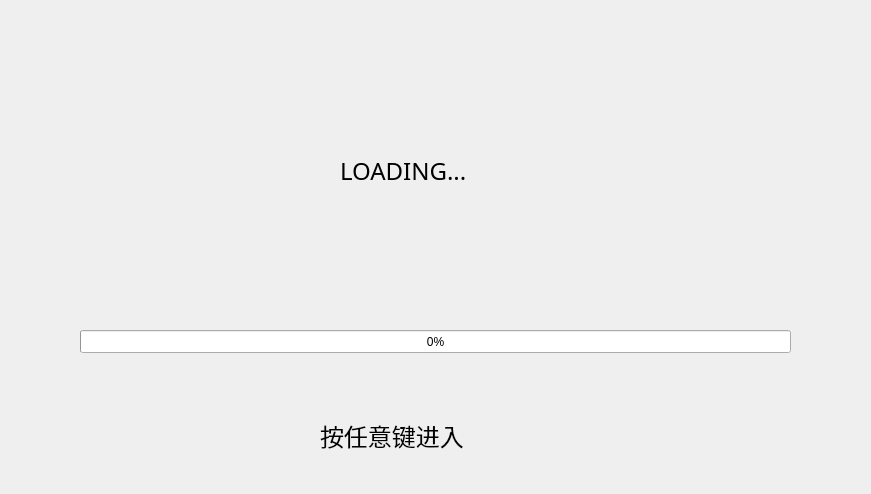
<?xml version="1.0" encoding="UTF-8"?>
<ui version="4.0">
 <class>Loading</class>
 <widget class="QWidget" name="Loading">
  <property name="geometry">
   <rect>
    <x>0</x>
    <y>0</y>
    <width>871</width>
    <height>494</height>
   </rect>
  </property>
  <property name="windowTitle">
   <string>Loading</string>
  </property>
  <widget class="QLabel" name="label">
   <property name="geometry">
    <rect>
     <x>340</x>
     <y>150</y>
     <width>151</width>
     <height>41</height>
    </rect>
   </property>
   <property name="font">
    <font>
     <family>Adobe Devanagari</family>
     <pointsize>18</pointsize>
    </font>
   </property>
   <property name="text">
    <string>LOADING...</string>
   </property>
  </widget>
  <widget class="QProgressBar" name="progressBar">
   <property name="geometry">
    <rect>
     <x>80</x>
     <y>330</y>
     <width>711</width>
     <height>23</height>
    </rect>
   </property>
   <property name="value">
    <number>0</number>
   </property>
  </widget>
  <widget class="QLabel" name="label_2">
   <property name="geometry">
    <rect>
     <x>320</x>
     <y>420</y>
     <width>181</width>
     <height>31</height>
    </rect>
   </property>
   <property name="font">
    <font>
     <family>书体坊雪纯体3500</family>
     <pointsize>18</pointsize>
    </font>
   </property>
   <property name="text">
    <string>按任意键进入</string>
   </property>
  </widget>
 </widget>
 <layoutdefault spacing="6" margin="11"/>
 <resources/>
 <connections/>
</ui>
